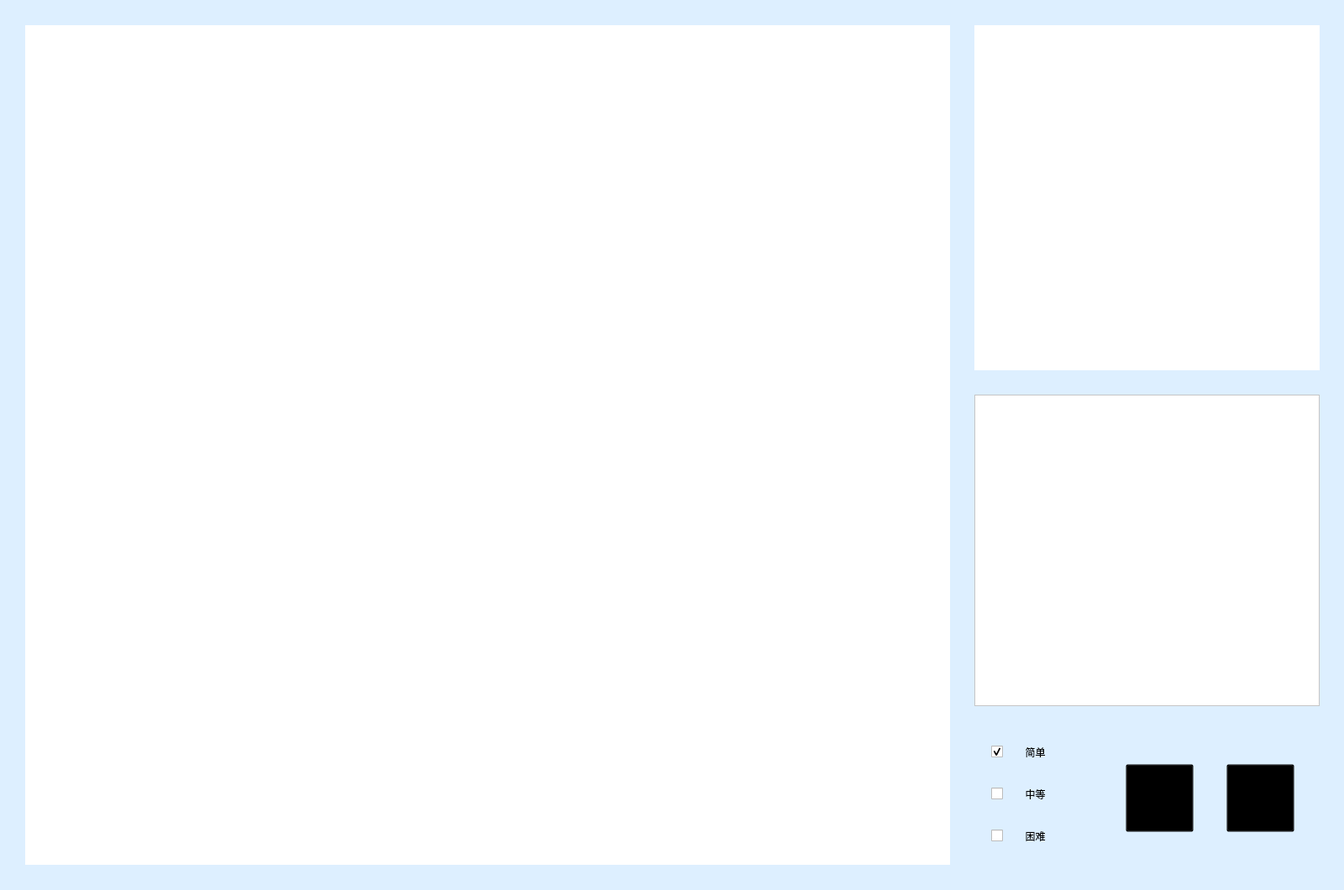
<?xml version="1.0" encoding="UTF-8"?>
<ui version="4.0">
 <class>Form</class>
 <widget class="QWidget" name="Form">
  <property name="geometry">
   <rect>
    <x>0</x>
    <y>0</y>
    <width>1600</width>
    <height>1060</height>
   </rect>
  </property>
  <property name="windowTitle">
   <string>表情大乱斗</string>
  </property>
  <property name="styleSheet">
   <string notr="true">#Form {
	background-color: rgb(221, 239, 255);
}
#pushButton {
	image:url(icon/1.png);
	background-color:transparent; 
}
#pushButton:hover{
	image:url(icon/1_1.png);
}
#pushButton_2 {
	image:url(icon/2.png);
	background-color:transparent; 
}
#pushButton_2:hover{
	image:url(icon/2_1.png);
}
QCheckBox::indicator::unchecked {   
    image: url(icon/3_1.png);
    height: 20px;
    width:20px;
}
QCheckBox::indicator::checked { 
    image: url(icon/3.png);
    height: 20px;
    width:20px;
}
QCheckBox{
    spacing: 20px;
}</string>
  </property>
  <widget class="QLabel" name="label">
   <property name="geometry">
    <rect>
     <x>30</x>
     <y>30</y>
     <width>1101</width>
     <height>1000</height>
    </rect>
   </property>
   <property name="styleSheet">
    <string notr="true">background-color: rgb(255, 255, 255);</string>
   </property>
   <property name="text">
    <string/>
   </property>
  </widget>
  <widget class="QLabel" name="label_2">
   <property name="geometry">
    <rect>
     <x>1160</x>
     <y>30</y>
     <width>411</width>
     <height>411</height>
    </rect>
   </property>
   <property name="styleSheet">
    <string notr="true">background-color: rgb(255, 255, 255);</string>
   </property>
   <property name="text">
    <string/>
   </property>
  </widget>
  <widget class="QTextEdit" name="textEdit">
   <property name="geometry">
    <rect>
     <x>1160</x>
     <y>470</y>
     <width>411</width>
     <height>371</height>
    </rect>
   </property>
   <property name="styleSheet">
    <string notr="true">background-color: rgb(255, 255, 255);
font: 12pt &quot;微软雅黑&quot;;</string>
   </property>
   <property name="html">
    <string>&lt;!DOCTYPE HTML PUBLIC &quot;-//W3C//DTD HTML 4.0//EN&quot; &quot;http://www.w3.org/TR/REC-html40/strict.dtd&quot;&gt;
&lt;html&gt;&lt;head&gt;&lt;meta name=&quot;qrichtext&quot; content=&quot;1&quot; /&gt;&lt;style type=&quot;text/css&quot;&gt;
p, li { white-space: pre-wrap; }
&lt;/style&gt;&lt;/head&gt;&lt;body style=&quot; font-family:'微软雅黑'; font-size:12pt; font-weight:400; font-style:normal;&quot;&gt;
&lt;p style=&quot;-qt-paragraph-type:empty; margin-top:0px; margin-bottom:0px; margin-left:0px; margin-right:0px; -qt-block-indent:0; text-indent:0px;&quot;&gt;&lt;br /&gt;&lt;/p&gt;&lt;/body&gt;&lt;/html&gt;</string>
   </property>
  </widget>
  <widget class="QPushButton" name="pushButton">
   <property name="geometry">
    <rect>
     <x>1340</x>
     <y>910</y>
     <width>81</width>
     <height>81</height>
    </rect>
   </property>
   <property name="styleSheet">
    <string notr="true">font: 14pt &quot;微软雅黑&quot;;</string>
   </property>
   <property name="text">
    <string/>
   </property>
  </widget>
  <widget class="QPushButton" name="pushButton_2">
   <property name="geometry">
    <rect>
     <x>1460</x>
     <y>910</y>
     <width>81</width>
     <height>81</height>
    </rect>
   </property>
   <property name="styleSheet">
    <string notr="true">font: 14pt &quot;微软雅黑&quot;;</string>
   </property>
   <property name="text">
    <string/>
   </property>
  </widget>
  <widget class="QCheckBox" name="checkBox">
   <property name="geometry">
    <rect>
     <x>1180</x>
     <y>870</y>
     <width>121</width>
     <height>51</height>
    </rect>
   </property>
   <property name="styleSheet">
    <string notr="true">font: 12pt &quot;微软雅黑&quot;;</string>
   </property>
   <property name="text">
    <string>  简单</string>
   </property>
   <property name="checked">
    <bool>true</bool>
   </property>
   <attribute name="buttonGroup">
    <string notr="true">buttonGroup</string>
   </attribute>
  </widget>
  <widget class="QCheckBox" name="checkBox_2">
   <property name="geometry">
    <rect>
     <x>1180</x>
     <y>920</y>
     <width>121</width>
     <height>51</height>
    </rect>
   </property>
   <property name="styleSheet">
    <string notr="true">font: 12pt &quot;微软雅黑&quot;;</string>
   </property>
   <property name="text">
    <string>  中等</string>
   </property>
   <attribute name="buttonGroup">
    <string notr="true">buttonGroup</string>
   </attribute>
  </widget>
  <widget class="QCheckBox" name="checkBox_3">
   <property name="geometry">
    <rect>
     <x>1180</x>
     <y>970</y>
     <width>121</width>
     <height>51</height>
    </rect>
   </property>
   <property name="styleSheet">
    <string notr="true">font: 12pt &quot;微软雅黑&quot;;</string>
   </property>
   <property name="text">
    <string>  困难</string>
   </property>
   <attribute name="buttonGroup">
    <string notr="true">buttonGroup</string>
   </attribute>
  </widget>
 </widget>
 <resources/>
 <connections/>
 <buttongroups>
  <buttongroup name="buttonGroup"/>
 </buttongroups>
</ui>
